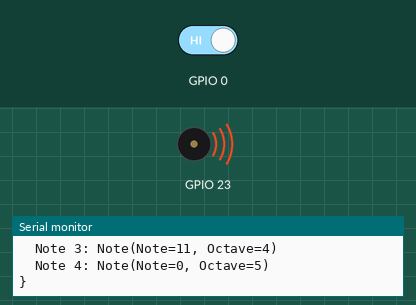
This program was run on a simulated ESP32. On the bench: buzzer (waves = sounding), the last lines printed to the serial monitor. The inputs (shaded band) are chosen by the test bench; at power-on: GPIO 0 HIGH.

Above: at 9.8 s.
9.9 s: GPIO 0 driven LOW
At 13.2 s:
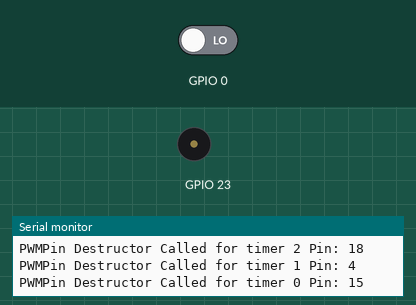
Timing chart, 0 to 14.7 s (numbered marks = the images above; inputs shaded):
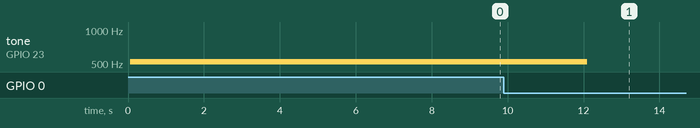

The program:

main.cpp
```cpp
// (licence header left out)
#include "Chord Player.hpp"
#include <Arduino.h>
#include <EasyButton.h>

void setup() {
    Serial.begin(115200);
    Serial.println(
        "Copyright (C) 2025  Dylan Shah \n "
        "This program comes with ABSOLUTELY NO WARRANTY; see "
        "LICENSE for details.This is free software, and you are "
        "welcome to redistribute it under certain conditions. Please see the "
        "GNU General Public License 3.0 or later for details.");

    Chord_Player<5> chordPlayer({ 15, 4, 18, 21, 23 });
    Chord_Player<5>::Chord chord{
        { Chord_Player<5>::Chord::Note{ PWMPin::Note::C, 4 },
          Chord_Player<5>::Chord::Note{ PWMPin::Note::E, 4 },
          Chord_Player<5>::Chord::Note{ PWMPin::Note::G, 4 },
          Chord_Player<5>::Chord::Note{ PWMPin::Note::B, 4 },
          Chord_Player<5>::Chord::Note{ PWMPin::Note::C, 5 } },
        1000
    };
    Serial.println("Chord Player Test");

    while (true) {
        // turn the LED on (HIGH is the voltage level)
        chordPlayer.playChord(chord);
        Serial.println("Played chord");
        delay(1000); // wait for a second
        chordPlayer.stop();
        delay(1000); // wait for a second
        if (digitalRead(0) == LOW) {
            Serial.println("Button Pushed, exiting loop.");
            break;
        }
    }
}

void loop() {}
```

Chord_Player.hpp
```cpp
#pragma once

/**
 * @file Chord Player.hpp
 * @author Dylan Shah (dylan.shah@outlook.com)
 * @brief
 * @version 0.1
 * @date 2025-12-10
 *
 * @copyright Copyright Ⓒ 2025
 *   This program is free software: you can redistribute it and/or modify
 *   it under the terms of the GNU General Public License as published by
 *   the Free Software Foundation, either version 3 of the License, or
 *   (at your option) any later version.
 *
 *   This program is distributed in the hope that it will be useful,
 *   but WITHOUT ANY WARRANTY; without even the implied warranty of
 *   MERCHANTABILITY or FITNESS FOR A PARTICULAR PURPOSE.  See the
 *   GNU General Public License for more details.
 *
 *   You should have received a copy of the GNU General Public License
 *   along with this program.  If not, see <https://www.gnu.org/licenses/>.
 *
 */

#include "PWMPin.hpp"

template<size_t NumberOfNotes>
class Chord_Player {
    std::array<PWMPin, NumberOfNotes> buzzers;

    friend std::ostream& operator<<(std::ostream& os,
                                    const Chord_Player<NumberOfNotes>& player) {
        os << "Chord_Player(NumberOfNotes=" << NumberOfNotes << "){\n";
        for (size_t i = 0; i < NumberOfNotes; ++i) {
            os << "  Buzzer " << i << ": " << player.buzzers[i] << "\n";
        }
        os << "}";
        return os;
    }

  public:
    struct Chord {
        struct Note {
            PWMPin::Note Note;
            uint8_t Octave;
        };

        std::array<Note, NumberOfNotes> notes;
        uint32_t durationMs;

      private:
        friend std::ostream& operator<<(std::ostream& os, const Note& note) {
            os << "Note(Note=" << static_cast<int>(note.Note)
               << ", Octave=" << static_cast<int>(note.Octave) << ")";
            return os;
        }
        friend std::ostream& operator<<(std::ostream& os, const Chord& chord) {
            os << "Chord(durationMs=" << chord.durationMs << "){\n";
            for (size_t i = 0; i < chord.notes.size(); ++i) {
                os << "  Note " << i << ": " << chord.notes[i] << "\n";
            }
            os << "}";
            return os;
        }
    };

    Chord_Player(std::array<PWMPin, NumberOfNotes>&& pins)
        : buzzers(std::move(pins)) {}

    void playChord(const Chord& chord) {
        std::cout << "Playing chord: " << chord << std::endl;
        for (size_t i = 0; i < NumberOfNotes; ++i) {
            buzzers[i].writeNote(chord.notes[i].Note, chord.notes[i].Octave);
        }
        delay(chord.durationMs);
        for (auto& buzzer : buzzers) {
            buzzer.write(0);
        }
    }
    void stop() {
        for (auto& buzzer : buzzers) {
            buzzer.write(0);
        }
    }
};
```

PWMPin.hpp
```cpp
#pragma once

/**
 * @file PWMPin.hpp
 * @author Dylan Shah (dylan.shah@outlook.com)
 * @brief Use the esp32 LEDC library to create a PWM pin class
 * @version 0.1
 * @date 2025-12-10
 *
 * @copyright Copyright Ⓒ 2025
 *   This program is free software: you can redistribute it and/or modify
 *   it under the terms of the GNU General Public License as published by
 *   the Free Software Foundation, either version 3 of the License, or
 *   (at your option) any later version.
 *
 *   This program is distributed in the hope that it will be useful,
 *   but WITHOUT ANY WARRANTY; without even the implied warranty of
 *   MERCHANTABILITY or FITNESS FOR A PARTICULAR PURPOSE.  See the
 *   GNU General Public License for more details.
 *
 *   You should have received a copy of the GNU General Public License
 *   along with this program.  If not, see <https://www.gnu.org/licenses/>.
 *
 */

#include "PinIO.hpp"
#include <bitset>
#include <esp32-hal-ledc.h>
#include <iostream>
#include <utility>

class PWMPin : OutputPin {
    static inline std::bitset<6> BuzzerUsageMask{
        0b000000
    }; // there are 6 hardware timers on ESP32
    uint8_t timerNumber;

    friend std::ostream& operator<<(std::ostream& os, const PWMPin& pin) {

        os << "PWMPin(pinNumber=" << static_cast<int>(pin.pinNumber())
           << ", timerNumber=" << static_cast<int>(pin.timerNumber)
           << "){UsageMask=" << getBuzzerUsageMask() << "}";
        return os;
    }

  public:
    static const std::bitset<6> getBuzzerUsageMask() { return BuzzerUsageMask; }

    PWMPin(int pinNumber)
        : OutputPin(pinNumber) {
        // Find an available timer
        for (uint8_t i = 0; i < 6; ++i) {
            if (!BuzzerUsageMask.test(i)) {
                timerNumber = i;
                BuzzerUsageMask.set(i);
                // Setup the LEDC channel for the buzzer
                ledcSetup(
                    timerNumber, 2000, 8); // 2kHz frequency, 8-bit resolution
                ledcAttachPin(pinNumber, timerNumber);
                return;
            }
        }
        // If no timers are available, throw an error
        throw std::runtime_error("No available hardware timers for Buzzer");
    }
    ~PWMPin() {
        std::cout << "PWMPin Destructor Called for timer "
                  << static_cast<int>(this->timerNumber)
                  << " Pin: " << static_cast<int>(this->pinNumber())
                  << std::endl;
        // Release the timer
        if (timerNumber < 6) BuzzerUsageMask.reset(timerNumber);
        if (pinNumber() != 255) { ledcDetachPin(pinNumber()); }
    }
    PWMPin(const PWMPin&) = delete;
    PWMPin& operator=(const PWMPin&) = delete;

    PWMPin(PWMPin&& other) noexcept
        : OutputPin(255)
        , timerNumber(255) {
        std::swap(this->timerNumber, other.timerNumber);
        OutputPin::operator=(std::move(other));
    }
    PWMPin& operator=(PWMPin&& other) noexcept {
        std::cout << "PWMPin Move Assignment Operator Called\n this timer: "
                  << static_cast<int>(this->timerNumber)
                  << " other timer: " << static_cast<int>(other.timerNumber)
                  << std::endl;
        if (this == &other) return *this;
        // Move-assign the base class
        OutputPin::operator=(std::move(other));
        std::swap(this->timerNumber, other.timerNumber);

        std::cout << "PWMPin Move Assignment Operator ending\n this timer: "
                  << static_cast<int>(this->timerNumber)
                  << " other timer: " << static_cast<int>(other.timerNumber)
                  << std::endl;
        return *this;
    }

    uint8_t getTimerNumber() const { return timerNumber; }

    enum class Note : uint8_t {
        C = NOTE_C,
        Cs = NOTE_Cs,
        D = NOTE_D,
        Eb = NOTE_Eb,
        E = NOTE_E,
        F = NOTE_F,
        Fs = NOTE_Fs,
        G = NOTE_G,
        Gs = NOTE_Gs,
        A = NOTE_A,
        Bb = NOTE_Bb,
        B = NOTE_B,
        MAX = NOTE_MAX,
        NONE
    };

    void write(uint32_t duty) { ::ledcWrite(timerNumber, duty); }
    uint32_t writeTone(uint32_t freq) {
        return ::ledcWriteTone(timerNumber, freq);
    }
    uint32_t writeNote(Note note, uint8_t octave) {
        return ::ledcWriteNote(timerNumber, static_cast<note_t>(note), octave);
    }
    uint32_t read() { return ::ledcRead(timerNumber); }
    uint32_t readFreq() { return ::ledcReadFreq(timerNumber); }
    uint32_t changeFrequency(uint32_t freq, uint8_t resolution_bits) {
        return ::ledcSetup(timerNumber, freq, resolution_bits);
    }
};
```

PinIO.hpp
```cpp
#pragma once

/**
 * @file PinIO.hpp
 * @author Dylan Shah (dylan.shah@outlook.com)
 * @brief Wraps arduino pin functions into C++ classes
 * @version 0.1
 * @date 2025-12-10
 *
 * @copyright Copyright Ⓒ 2025
 *   This program is free software: you can redistribute it and/or modify
 *   it under the terms of the GNU General Public License as published by
 *   the Free Software Foundation, either version 3 of the License, or
 *   (at your option) any later version.
 *
 *   This program is distributed in the hope that it will be useful,
 *   but WITHOUT ANY WARRANTY; without even the implied warranty of
 *   MERCHANTABILITY or FITNESS FOR A PARTICULAR PURPOSE.  See the
 *   GNU General Public License for more details.
 *
 *   You should have received a copy of the GNU General Public License
 *   along with this program.  If not, see <https://www.gnu.org/licenses/>.
 *
 */

#include <Arduino.h>

class Pin {
    uint8_t pinNumber_;

  protected:
    uint8_t pinNumber() const { return this->pinNumber_; }

    void write(bool value) const {
        digitalWrite(pinNumber_, value ? HIGH : LOW);
    }
    bool read() const { return digitalRead(pinNumber_) == HIGH; }

  public:
    Pin(int pinNumber)
        : pinNumber_(pinNumber) {}
    Pin& operator=(const Pin&) = delete;
    Pin(const Pin&) = delete;
    Pin(Pin&& other) noexcept
        : pinNumber_(other.pinNumber_) {
        other.pinNumber_ = 255;
    }
    Pin& operator=(Pin&& other) noexcept {
        if (this == &other) return *this;
        this->pinNumber_ = other.pinNumber_;
        other.pinNumber_ = 255;
        return *this;
    }
};

class OutputPin : protected Pin {
  public:
    uint8_t pinNumber() const { return Pin::pinNumber(); }
    OutputPin(int pinNumber)
        : Pin(pinNumber) {
        pinMode(pinNumber, OUTPUT);
    }
    void setHigh() const { write(true); }
    void setLow() const { write(false); }
    void write(bool value) const { Pin::write(value); }
};

class InputPin : Pin {
  public:
    uint8_t pinNumber() const { return pinNumber(); }

    InputPin(int pinNumber)
        : Pin(pinNumber) {
        pinMode(pinNumber, INPUT);
    }
    bool read() const { return Pin::read(); }
};
```

Measured:
- after the input at 9.9 s, tone on GPIO 23: 523 Hz → silent after 2.2 s
